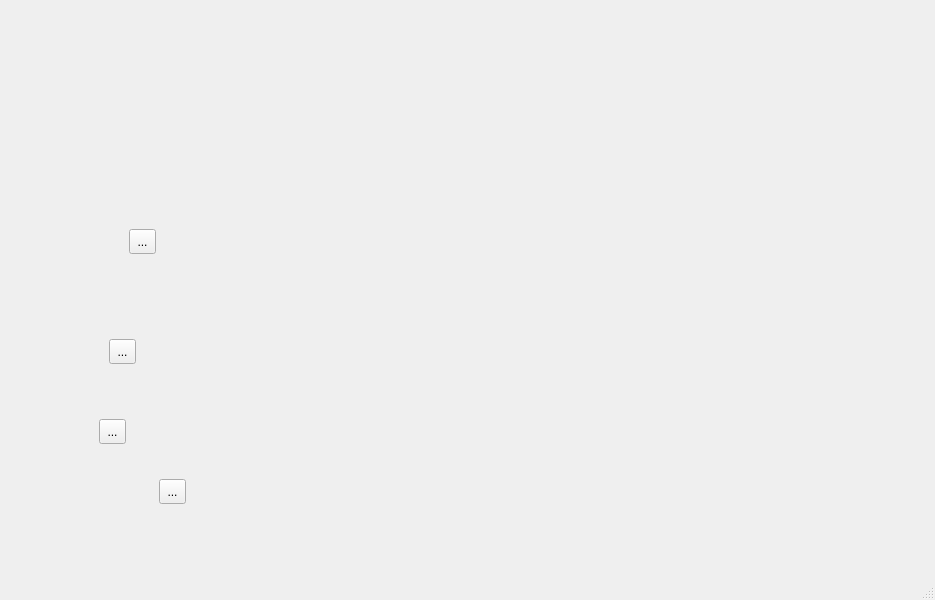
<?xml version="1.0" encoding="UTF-8"?>
<ui version="4.0">
 <class>kkk</class>
 <widget class="QMainWindow" name="kkk">
  <property name="geometry">
   <rect>
    <x>0</x>
    <y>0</y>
    <width>935</width>
    <height>600</height>
   </rect>
  </property>
  <property name="windowTitle">
   <string>MainWindow</string>
  </property>
  <widget class="QWidget" name="centralwidget">
   <layout class="QHBoxLayout" name="horizontalLayout_2">
    <item>
     <layout class="QHBoxLayout" name="horizontalLayout">
      <item>
       <widget class="QWidget" name="widget" native="true">
        <widget class="QToolButton" name="toolButton">
         <property name="geometry">
          <rect>
           <x>120</x>
           <y>220</y>
           <width>27</width>
           <height>25</height>
          </rect>
         </property>
         <property name="text">
          <string>...</string>
         </property>
        </widget>
        <widget class="QToolButton" name="toolButton_2">
         <property name="geometry">
          <rect>
           <x>100</x>
           <y>330</y>
           <width>27</width>
           <height>25</height>
          </rect>
         </property>
         <property name="text">
          <string>...</string>
         </property>
        </widget>
        <widget class="QToolButton" name="toolButton_3">
         <property name="geometry">
          <rect>
           <x>90</x>
           <y>410</y>
           <width>27</width>
           <height>25</height>
          </rect>
         </property>
         <property name="text">
          <string>...</string>
         </property>
        </widget>
        <widget class="QToolButton" name="toolButton_4">
         <property name="geometry">
          <rect>
           <x>150</x>
           <y>470</y>
           <width>27</width>
           <height>25</height>
          </rect>
         </property>
         <property name="text">
          <string>...</string>
         </property>
        </widget>
       </widget>
      </item>
     </layout>
    </item>
   </layout>
  </widget>
  <widget class="QMenuBar" name="menubar">
   <property name="geometry">
    <rect>
     <x>0</x>
     <y>0</y>
     <width>935</width>
     <height>25</height>
    </rect>
   </property>
  </widget>
  <widget class="QStatusBar" name="statusbar"/>
 </widget>
 <resources/>
 <connections/>
</ui>
